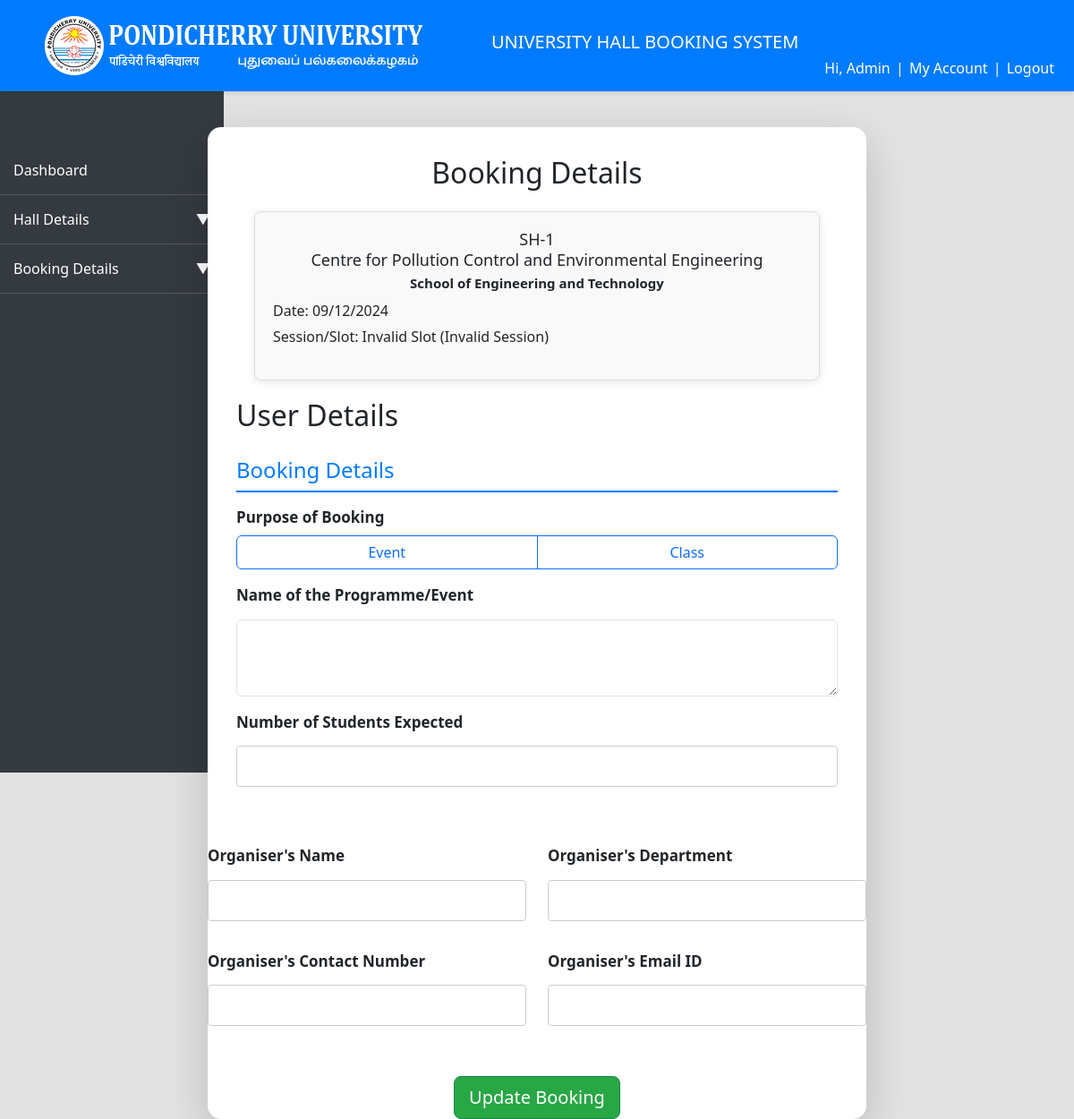
Page /complete_booking_update.php?hall_id=1 (signed in) on the committed database.
### tables this page shows
CREATE TABLE `hall_details` (
  `hall_id` int(11) NOT NULL,
  `type_id` int(11) NOT NULL,
  `hall_name` varchar(255) NOT NULL,
  `capacity` varchar(255) NOT NULL,
  `wifi` varchar(255) NOT NULL,
  `ac` varchar(255) NOT NULL,
  `projector` varchar(255) NOT NULL,
  `computer` varchar(255) NOT NULL,
  `audio_system` varchar(255) NOT NULL,
  `podium` varchar(255) NOT NULL,
  `ramp` varchar(255) NOT NULL,
  `smart_board` varchar(255) NOT NULL,
  `lift` varchar(255) NOT NULL,
  `white_board` varchar(255) NOT NULL,
  `blackboard` varchar(255) NOT NULL,
  `floor` enum('Ground Floor','First Floor','Second Floor','') NOT NULL,
  `zone` varchar(255) NOT NULL,
  `cost` varchar(255) NOT NULL,
  `image` varchar(255) NOT NULL,
  `availability` varchar(255) NOT NULL,
  `belongs_to` enum('Department','School','Administration','') NOT NULL,
  `department_id` int(11) DEFAULT NULL,
  `school_id` int(11) NOT NULL,
  `section_id` int(11) DEFAULT NULL,
  `section` varchar(25) NOT NULL,
  `incharge_name` varchar(255) NOT NULL,
  `designation` varchar(255) NOT NULL,
  `incharge_email` varchar(255) NOT NULL,
  `phone` varchar(255) NOT NULL,
  `from_date` date NOT NULL,
  `updated_date` varchar(6) NOT NULL
);

CREATE TABLE `departments` (
  `department_id` int(10) NOT NULL,
  `school_id` int(11) DEFAULT NULL,
  `department_name` varchar(150) NOT NULL,
  `hod_name` varchar(255) NOT NULL,
  `hod_contact_mobile` varchar(11) NOT NULL,
  `designation` varchar(255) NOT NULL,
  `hod_contact_email` varchar(255) NOT NULL,
  `hod_intercom` varchar(255) NOT NULL
);

CREATE TABLE `schools` (
  `school_id` int(11) NOT NULL,
  `school_name` varchar(255) NOT NULL,
  `dean_name` varchar(255) NOT NULL,
  `dean_contact_number` int(255) NOT NULL,
  `dean_email` varchar(255) NOT NULL,
  `dean_intercome` varchar(255) NOT NULL,
  `dean_status` varchar(255) NOT NULL
);

### complete_booking_update.php (the view, shortened to what this page needs)
<?php
include('assets/conn.php');
if ($_SERVER["REQUEST_METHOD"] == "GET") {
    $hall_id = isset($_GET['hall_id']) ? intval($_GET['hall_id']) : 0;
    $start_date = isset($_GET['start_date']) ? $_GET['start_date'] : '';
    $end_date = isset($_GET['end_date']) ? $_GET['end_date'] : '';
    $slot_or_session = isset($_GET['slot_or_session']) ? $_GET['slot_or_session'] : '';
    $hall_query = "SELECT h.hall_name, d.department_name, s.school_name
                   FROM hall_details h
                   JOIN departments d ON h.department_id = d.department_id
                   JOIN schools s ON d.school_id = s.school_id
                   WHERE h.hall_id = ?";
    $stmt = $conn->prepare($hall_query);
    $stmt->bind_param("i", $hall_id);
    $stmt->execute();
    $result = $stmt->get_result();
    $hall = $result->fetch_assoc();
    if ($hall) {
        $hall_name = $hall['hall_name'];
        $department_name = $hall['department_name'];
        $school_name = $hall['school_name'];
    } else {
        $hallDetails = "Hall not found.";
    }
if (isset($_GET['id'])) {
    $booking_id = $_GET['id'];
    $stmt = $conn->prepare("
        SELECT b.*, v.hall_name
        FROM bookings AS b
        JOIN hall_details AS v ON b.hall_id = v.hall_id
        WHERE b.booking_id = ?
    ");
    $stmt->bind_param("i", $booking_id);
    $stmt->execute();
    $result = $stmt->get_result();
    if ($result->num_rows > 0) {
        $booking = $result->fetch_assoc();
        if (in_array($booking['slot_or_session'], [1, 2, 3, 4])) {
            $booking['session_choice'] = 'fn';
        } elseif (in_array($booking['slot_or_session'], [5, 6, 7, 8])) {
            $booking['session_choice'] = 'an';
        } elseif (in_array($booking['slot_or_session'], range(1, 8))) {
            $booking['session_choice'] = 'both';
        }
    } else {
        echo "No booking found for the provided ID.";
        $booking = null;
    }
    $stmt->close();
} else {
    $booking = null;
}
}
?>
<!DOCTYPE html>
<html lang="en">
<head>
    <link rel="stylesheet" href="https://cdn.jsdelivr.net/npm/flatpickr/dist/flatpickr.min.css">
    <link href="https://cdn.jsdelivr.net/npm/bootstrap@5.3.0/dist/css/bootstrap.min.css" rel="stylesheet">
    <link rel="stylesheet" href="assets/design.css" />
</head>
<body>
<?php include 'assets/header.php' ?>
    <div class="container mt-5">
    <div class="row justify-content-center">
            <div class="col-md-8">
                <div class="card shadow-lg">
                    <div class="card-body">
                    <h2 class="card-title text-center mb-4">Booking Details</h2>
                    <div class="booking-details">
                    <h1 class="hall-name"><?php echo htmlspecialchars($hall_name); ?></h1>
                    <h2 class="department-name"><?php echo htmlspecialchars($department_name); ?></h2>
                    <h3 class="school-name"><?php echo htmlspecialchars($school_name); ?></h3>
                    <?php
$start_date_obj = new DateTime($start_date);
$end_date_obj = new DateTime($end_date);
$formatted_start_date = $start_date_obj->format('d/m/Y');
$formatted_end_date = $end_date_obj->format('d/m/Y');
if ($formatted_start_date === $formatted_end_date): ?>
    <p class="date-info">Date: <?php echo htmlspecialchars($formatted_start_date); ?></p>
<?php else: ?>
    <p class="date-info">From: <?php echo htmlspecialchars($formatted_start_date); ?> to: <?php echo htmlspecialchars($formatted_end_date); ?></p>
<?php endif; ?>
    <p class="slot-info">
    <p>Session/Slot:
    <?php
        $slotTimings = [
            '1' => '9:30 to 10:30',
            '2' => '10:30 to 11:30',
            '3' => '11:30 to 12:30',
            '4' => '12:30 to 1:30',
            '5' => '1:30 to 2:30',
            '6' => '2:30 to 3:30',
            '7' => '3:30 to 4:30',
            '8' => '4:30 to 5:30'
        ];
        $timing = isset($slotTimings[$slot_or_session]) ? htmlspecialchars($slotTimings[$slot_or_session]) : 'Invalid Slot';
        if ($slot_or_session === 'fn') {
            $session = 'Forenoon';
            $timing = '9:30 to 12:30';
        } elseif ($slot_or_session === 'an') {
            $session = 'Afternoon';
            $timing = '1:30 to 5:30';
        } elseif ($slot_or_session === 'both') {
            $session = 'Both FN & AN';
            $timing = '9:30 to 5:30';
        } else {
            $session = 'Invalid Session';
            $timing = 'Invalid Slot';
        }
        echo "$timing ($session)";
    ?>
</p>
    </p>
</div>
<h2>User Details</h2>
<form id="userDetailsForm" action="update_booking.php" method="POST">
    <fieldset class="mt-4">
        <legend class="form-section-title">Booking Details</legend>
        <form id="bookForm" method="POST" action="confirm_booking.php">
        <div class="mb-3">
                <label class="form-label">Purpose of Booking</label>
                <div class="btn-group w-100" role="group" aria-label="Purpose of Booking">
                    <label class="btn btn-outline-primary" for="purpose_event">Event</label>
                    <label class="btn btn-outline-primary" for="purpose_class">Class</label>
                </div>
            </div>
            <div class="mb-3">
    <label for="purpose_name" class="form-label">Name of the Programme/Event</label>
    <textarea class="form-control" id="purpose_name" name="purpose_name" rows="3" required><?php echo htmlspecialchars($booking['purpose_name']); ?></textarea>
</div>
                            <div class="mb-3">
                <label for="students_count" class="form-label">Number of Students Expected</label>
                <input type="number" class="form-control" id="students_count" name="students_count" value="<?php echo htmlspecialchars($booking['students_count']); ?>" required min="1">
            </div>
                        </div>
            <div class="row mb-3">
                <div class="col-md-6">
                    <label for="organiser_name" class="form-label">Organiser's Name</label>
                    <input type="text" class="form-control" id="organiser_name" name="organiser_name" value="<?php echo htmlspecialchars($booking['organiser_name']); ?>" required>
                </div>
                <div class="col-md-6">
                    <label for="organiser_department" class="form-label">Organiser's Department</label>
                    <input type="text" class="form-control" id="organiser_department" name="organiser_department" required oninput="suggestDepartments(this.value)" value="<?php echo htmlspecialchars($booking['organiser_department']); ?>" required>
                </div>
            </div>
            <div class="row mb-3">
                <div class="col-md-6">
                    <label for="organiser_mobile" class="form-label">Organiser's Contact Number</label>
                    <input type="text" class="form-control" id="organiser_mobile" name="organiser_mobile" value="<?php echo htmlspecialchars($booking['organiser_mobile']); ?>" required pattern="[0-9]{10}" title="Please enter a valid 10-digit mobile number.">
                </div>
                <div class="col-md-6">
                    <label for="organiser_email" class="form-label">Organiser's Email ID</label>
                    <input type="email" class="form-control" id="organiser_email" name="organiser_email" value="<?php echo htmlspecialchars($booking['organiser_email']); ?>" required>
                </div>
            </div>
            <div class="text-center mt-4">
                <button type="submit" class="btn btn-success btn-lg">Update Booking</button>
            </div>
</div>
</div>
                </div>
            </div>
</body>
</html>

### assets/design.css (style rules this page uses)
body { background: #e2e2e2; }
input[type=text],input[type=email],input[type=number], select, textarea { width: 100%; padding: 10px; border: 1px solid #ccc; border-radius: 4px; box-sizing: border-box; margin-top: 6px; margin-bottom: 16px; resize: vertical; }
input[type="number"] { -moz-appearance: textfield; }
.form-label { font-weight: 600; font-size: 17px; }
.form-section-title { color: #007bff; border-bottom: 2px solid #007bff; padding-bottom: 5px; margin-bottom: 15px; }
.card { border: none; border-radius: 15px; }
.card-body { padding: 2rem; }
.form-label { font-weight: 600; }
.btn-group { width: 100%; }
.btn-group .btn { flex: 1; }
body { padding-top: 70px; }
.btn.btn-success { background-color: #28a745; color: #ffffff; }

### complete_booking_update.php (style rules this page uses)
.booking-details { background-color: #f9f9f9; border: 1px solid #ddd; border-radius: 8px; padding: 20px; margin: 20px; box-shadow: 0 2px 10px rgba(0, 0, 0, 0.1); }
.school-name { font-size: 15px; font-weight: bold; text-align: center; margin-bottom: 10px; }
.department-name { font-size: 18px; text-align: center; margin-bottom: 5px; }
.hall-name { font-size: 18px; text-align: center; margin-bottom: 1px; }
.date-info, .slot-info { font-size: 16px; margin-bottom: 5px; }

### rows in the picture
hall_details: hall_name "SH-1", department.department_name "Centre for Pollution Control and Environmental Engineering", school.school_name "School of Engineering and Technology"

### other values in the picture
$_SESSION['username'] "Admin"
$formatted_start_date "09/12/2024"
$timing "Invalid Slot"
$session "Invalid Session"
